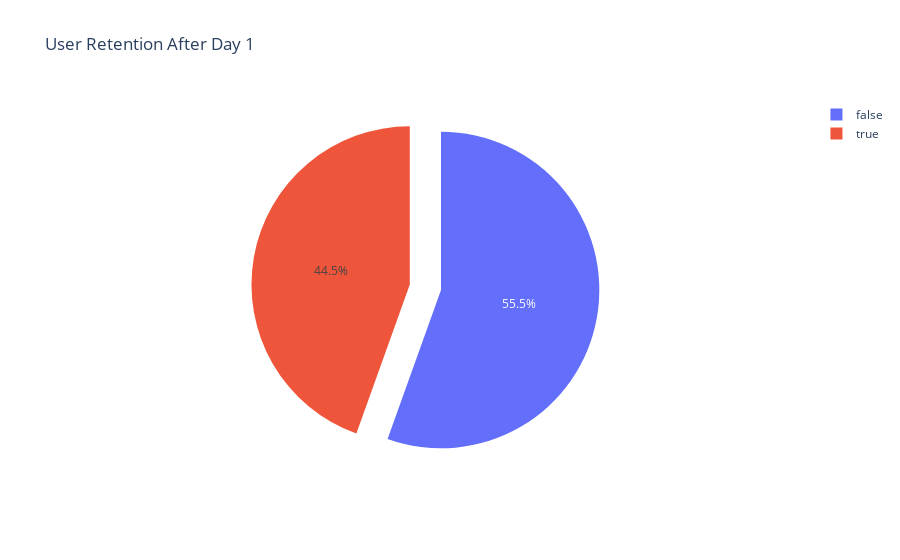

The cell this chart's notebook holds for it:
### Markdown cell above
### Retention

### Code cell
import plotly.graph_objects as go

first_day_retension = dataset.retention_1.value_counts()

# pull is given as a fraction of the pie radius
fig = go.Figure(data=[go.Pie(labels=first_day_retension.index, values=first_day_retension.values, pull=[0, 0.2])])

fig.update_layout(
    title_text="User Retention After Day 1",
)

fig.show()

### Figure 1 — Plotly figure (JSON) as saved in the notebook; plotly's stock layout.template omitted (floating-point values rounded to 4 significant figures)
{"data": [{"labels": [false, true], "pull": [0, 0.2], "type": "pie", "values": [50035, 40153]}], "layout": {"title": {"text": "User Retention After Day 1"}}}
